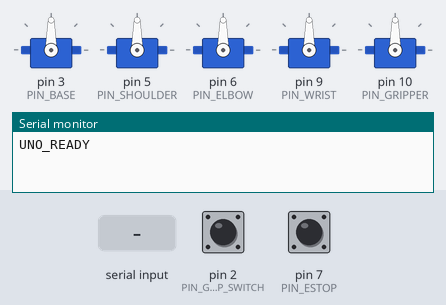
A sketch run on a simulated Arduino Uno, built with avr-gcc and run on an emulated ATmega328P. On the bench: 5 × servo, the last lines printed to the serial monitor. The inputs (shaded band) are chosen by the test bench; at power-on: pin 7 (PIN_ESTOP) HIGH, pin 2 (PIN_GRIP_SWITCH) HIGH.

Above: at 1.2 s.
1.3 s: "DEMO\n" received over Serial
4.3 s: "CLOSE_GRIPPER\n" received over Serial
At 5.4 s:
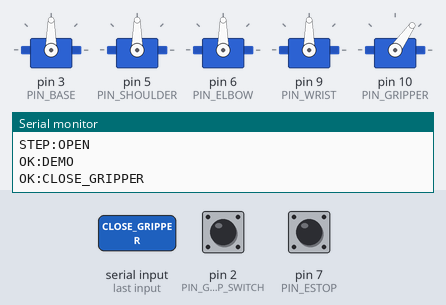
6.2 s: "HOME\n" received over Serial
At 6.8 s:
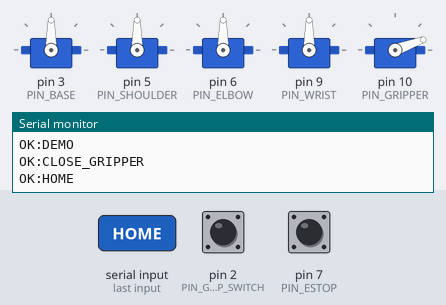
9.6 s: "DEMO\n" received over Serial
At 10.06 s:
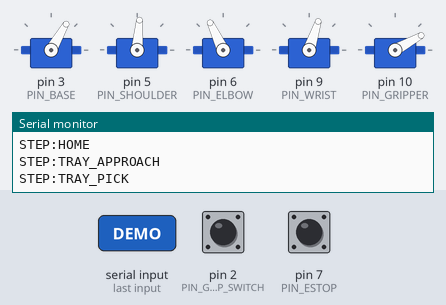
12.6 s: pin 7 (PIN_ESTOP) pulled LOW for 1 s
Timing chart, 0 to 15.6 s (numbered marks = the images above; inputs shaded):
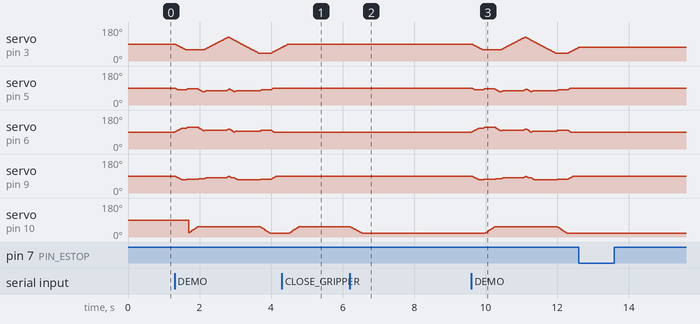

The sketch:

uno_partial_control.ino
```cpp
#include <Servo.h>

Servo servoBase, servoShoulder, servoElbow, servoWrist, servoGripper;

const int PIN_BASE = 3;
const int PIN_SHOULDER = 5;
const int PIN_ELBOW = 6;
const int PIN_WRIST = 9;
const int PIN_GRIPPER = 10;

const int PIN_GRIP_SWITCH = 2;
const int PIN_FIXTURE_SENSOR = 4;
const int PIN_ESTOP = 7;

struct Pose { int base; int shoulder; int elbow; int wrist; int gripper; };

Pose HOME             = {90, 90, 90, 90, 20};
Pose TRAY_APPROACH    = {60, 80, 110, 70, 20};
Pose TRAY_PICK        = {60, 85, 115, 72, 20};
Pose TRAY_LIFT        = {60, 70, 95, 75, 55};
Pose FIXTURE_APPROACH = {120, 75, 100, 80, 55};
Pose FIXTURE_INSERT   = {125, 85, 105, 88, 55};
Pose FIXTURE_PULL     = {110, 70, 90, 80, 55};
Pose RECOVERY_APPROACH= {40, 75, 95, 70, 55};
Pose RECOVERY_RELEASE = {40, 80, 100, 72, 20};

int curBase=90, curShoulder=90, curElbow=90, curWrist=90, curGripper=20;
String inputCmd="";

void setup() {
  Serial.begin(115200);
  pinMode(PIN_GRIP_SWITCH, INPUT_PULLUP);
  pinMode(PIN_FIXTURE_SENSOR, INPUT_PULLUP);
  pinMode(PIN_ESTOP, INPUT_PULLUP);

  servoBase.attach(PIN_BASE);
  servoShoulder.attach(PIN_SHOULDER);
  servoElbow.attach(PIN_ELBOW);
  servoWrist.attach(PIN_WRIST);
  servoGripper.attach(PIN_GRIPPER);

  moveToPose(HOME, 10);
  Serial.println("UNO_READY");
}

void loop() {
  if (digitalRead(PIN_ESTOP) == LOW) { safeStop(); return; }
  if (Serial.available()) {
    inputCmd = Serial.readStringUntil('\n');
    inputCmd.trim();
    handleCommand(inputCmd);
  }
}

void handleCommand(String cmd) {
  if (cmd == "HOME") { moveToPose(HOME, 10); Serial.println("OK:HOME"); return; }
  if (cmd == "OPEN_GRIPPER") { moveSingle(curGripper, 20, servoGripper, 8); Serial.println("OK:OPEN_GRIPPER"); return; }
  if (cmd == "CLOSE_GRIPPER") { moveSingle(curGripper, 55, servoGripper, 8); Serial.println(gripDetected() ? "OK:CLOSE_GRIPPER_CONTACT" : "OK:CLOSE_GRIPPER"); return; }
  if (cmd == "STATUS") { printStatus(); return; }
  if (cmd == "DEMO") { runDemoSequence(); return; }

  if (cmd.startsWith("POSE:")) {
    String pose = cmd.substring(5);
    if (pose == "TRAY_APPROACH") { moveToPose(TRAY_APPROACH,10); Serial.println("OK:POSE:TRAY_APPROACH"); return; }
    if (pose == "TRAY_PICK") { moveToPose(TRAY_PICK,10); Serial.println("OK:POSE:TRAY_PICK"); return; }
    if (pose == "TRAY_LIFT") { moveToPose(TRAY_LIFT,10); Serial.println("OK:POSE:TRAY_LIFT"); return; }
    if (pose == "FIXTURE_APPROACH") { moveToPose(FIXTURE_APPROACH,10); Serial.println("OK:POSE:FIXTURE_APPROACH"); return; }
    if (pose == "FIXTURE_INSERT") { moveToPose(FIXTURE_INSERT,10); Serial.println("OK:POSE:FIXTURE_INSERT"); return; }
    if (pose == "FIXTURE_PULL") { moveToPose(FIXTURE_PULL,10); Serial.println("OK:POSE:FIXTURE_PULL"); return; }
    if (pose == "RECOVERY_APPROACH") { moveToPose(RECOVERY_APPROACH,10); Serial.println("OK:POSE:RECOVERY_APPROACH"); return; }
    if (pose == "RECOVERY_RELEASE") { moveToPose(RECOVERY_RELEASE,10); Serial.println("OK:POSE:RECOVERY_RELEASE"); return; }
    Serial.print("FAIL:UNKNOWN_POSE:"); Serial.println(pose); return;
  }

  if (cmd.startsWith("SET:")) { handleSet(cmd); return; }

  Serial.print("FAIL:UNKNOWN_CMD:"); Serial.println(cmd);
}

void handleSet(String cmd) {
  int p1 = cmd.indexOf(':');
  int p2 = cmd.indexOf(':', p1 + 1);
  int p3 = cmd.indexOf(':', p2 + 1);
  if (p1 < 0 || p2 < 0 || p3 < 0) { Serial.println("FAIL:BAD_SET_FORMAT"); return; }

  String joint = cmd.substring(p2 + 1, p3);
  int target = constrain(cmd.substring(p3 + 1).toInt(), 0, 180);

  if (joint == "J1") { moveSingle(curBase, target, servoBase, 8); Serial.println("OK:SET:J1"); return; }
  if (joint == "J2") { moveSingle(curShoulder, target, servoShoulder, 8); Serial.println("OK:SET:J2"); return; }
  if (joint == "J3") { moveSingle(curElbow, target, servoElbow, 8); Serial.println("OK:SET:J3"); return; }
  if (joint == "J4") { moveSingle(curWrist, target, servoWrist, 8); Serial.println("OK:SET:J4"); return; }
  if (joint == "G")  { moveSingle(curGripper, target, servoGripper, 8); Serial.println("OK:SET:G"); return; }
  Serial.print("FAIL:UNKNOWN_JOINT:"); Serial.println(joint);
}

void runDemoSequence() {
  moveToPose(HOME, 10); Serial.println("STEP:HOME");
  moveToPose(TRAY_APPROACH, 10); Serial.println("STEP:TRAY_APPROACH");
  moveToPose(TRAY_PICK, 8); Serial.println("STEP:TRAY_PICK");
  moveSingle(curGripper, 55, servoGripper, 8); Serial.println("STEP:GRIP");
  moveToPose(TRAY_LIFT, 8); Serial.println("STEP:TRAY_LIFT");
  moveToPose(FIXTURE_APPROACH, 10); Serial.println("STEP:FIXTURE_APPROACH");
  moveToPose(FIXTURE_INSERT, 8); Serial.println("STEP:FIXTURE_INSERT");
  moveToPose(FIXTURE_PULL, 8); Serial.println("STEP:FIXTURE_PULL");
  moveToPose(RECOVERY_APPROACH, 10); Serial.println("STEP:RECOVERY_APPROACH");
  moveToPose(RECOVERY_RELEASE, 8); Serial.println("STEP:RECOVERY_RELEASE");
  moveSingle(curGripper, 20, servoGripper, 8); Serial.println("STEP:OPEN");
  moveToPose(HOME, 10); Serial.println("OK:DEMO");
}

void moveToPose(Pose target, int stepDelay) {
  bool moving = true;
  while (moving) {
    moving = false;
    moving |= stepServo(curBase, target.base, servoBase);
    moving |= stepServo(curShoulder, target.shoulder, servoShoulder);
    moving |= stepServo(curElbow, target.elbow, servoElbow);
    moving |= stepServo(curWrist, target.wrist, servoWrist);
    moving |= stepServo(curGripper, target.gripper, servoGripper);
    delay(stepDelay);
    if (digitalRead(PIN_ESTOP) == LOW) return;
  }
}

void moveSingle(int &current, int target, Servo &servoObj, int stepDelay) {
  while (current != target) {
    if (current < target) current++;
    else current--;
    servoObj.write(current);
    delay(stepDelay);
    if (digitalRead(PIN_ESTOP) == LOW) return;
  }
}

bool stepServo(int &current, int target, Servo &servoObj) {
  if (current < target) { current++; servoObj.write(current); return true; }
  if (current > target) { current--; servoObj.write(current); return true; }
  return false;
}

bool gripDetected() { return digitalRead(PIN_GRIP_SWITCH) == LOW; }
bool fixtureDetected() { return digitalRead(PIN_FIXTURE_SENSOR) == LOW; }

void printStatus() {
  Serial.print("STATUS:J1="); Serial.print(curBase);
  Serial.print(",J2="); Serial.print(curShoulder);
  Serial.print(",J3="); Serial.print(curElbow);
  Serial.print(",J4="); Serial.print(curWrist);
  Serial.print(",G="); Serial.print(curGripper);
  Serial.print(",GRIP="); Serial.print(gripDetected() ? "1" : "0");
  Serial.print(",FIXTURE="); Serial.println(fixtureDetected() ? "1" : "0");
}

void safeStop() {
  moveToPose(HOME, 12);
  Serial.println("FAIL:ESTOP");
  delay(500);
}
```

Measured:
- after the input at 4.3 s, servo on pin 10 (PIN_GRIPPER): moves from 20° to 55° over 0.26 s, starting after 0.22 s
- after the input at 6.2 s, servo on pin 10 (PIN_GRIPPER): moves from 55° to 20° over 0.34 s, starting at once
- after the input at 9.6 s, servo on pin 10 (PIN_GRIPPER): rises from 20° to 55° in 0.27 s, then falls to 20° in 2.0 s
